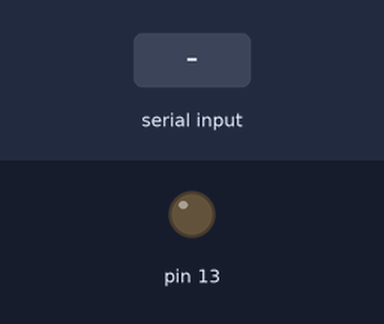
This sketch was run on a simulated Arduino Uno, built with avr-gcc and run on an emulated ATmega328P. On the bench: output pins drawn as LEDs (lit = HIGH). Inputs (shaded band) come from the test bench. What the sketch prints to the serial monitor is not drawn.

Above: at 1.2 s.
1.3 s: "turn on" received over Serial
At 2.0 s:
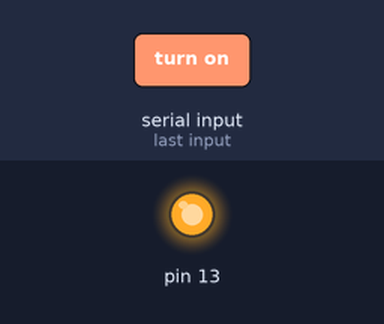
2.8 s: "turn off" received over Serial
At 3.5 s:
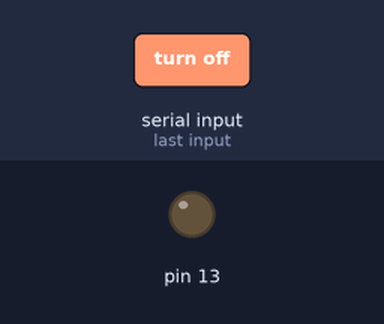
Timing chart, 0 to 5.8 s (numbered marks = the images above; inputs shaded):
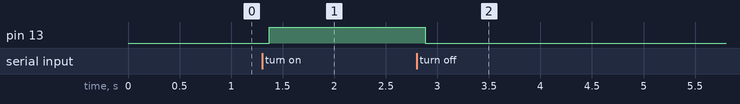

The sketch:

ControlVoice.ino
```cpp
String state;

void setup() {
  Serial.begin(9600);
  pinMode(13, OUTPUT);
  Serial.println("Start");
}

void loop() {
  while(Serial.available()){
    delay(10);
    char c = Serial.read();
    state += c;
  }
  if(state.length()>0){
    if(state == "turn on"){
      digitalWrite(13, HIGH);
      state = "";
    }
    if(state == "turn off"){
      digitalWrite(13, LOW);
      state = "";
    }
  }
}
```

Measured:
- after the input at 1.3 s, pin 13: LOW → HIGH after 0.07 s
- after the input at 2.8 s, pin 13: HIGH → LOW after 0.08 s
